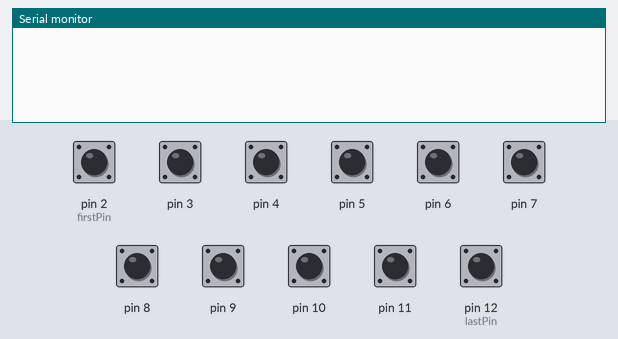
A program run on a simulated Arduino Nano, built with avr-gcc and run on an emulated ATmega328P. Parts: the last lines printed to the serial monitor. Inputs (shaded band) come from the test bench; at power-on: pin 2 (firstPin), pin 3–11, pin 12 (lastPin) HIGH.

Above: at 1.2 s.
1.3 s: pin 2 (firstPin) pulled LOW for 0.15 s
At 2.5 s:
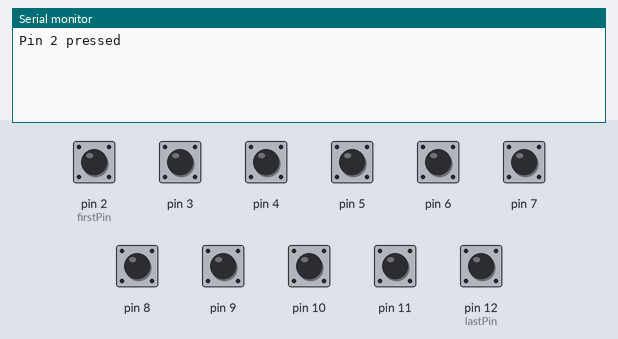
2.9 s: pin 3 pulled LOW for 0.15 s
At 3.7 s:
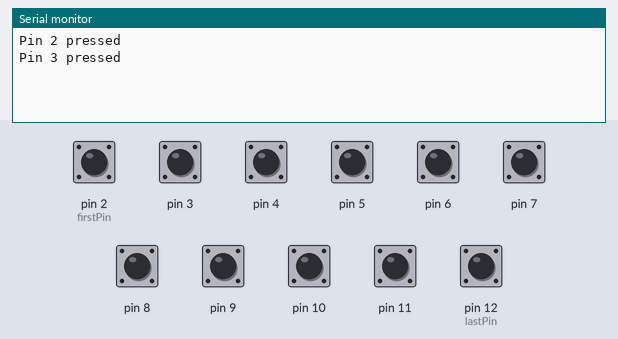
4.5 s: pin 4 pulled LOW for 0.15 s
At 4.9 s:
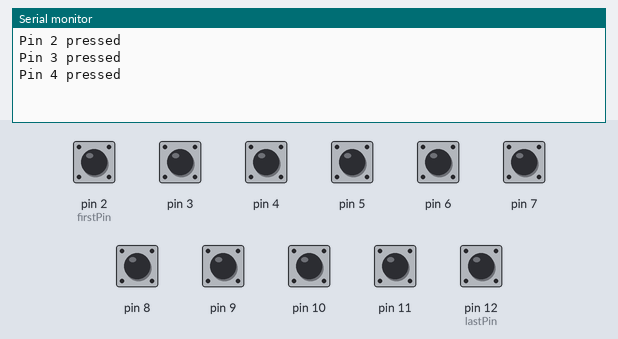
6.1 s: pin 5 pulled LOW for 0.15 s
At 7.3 s:
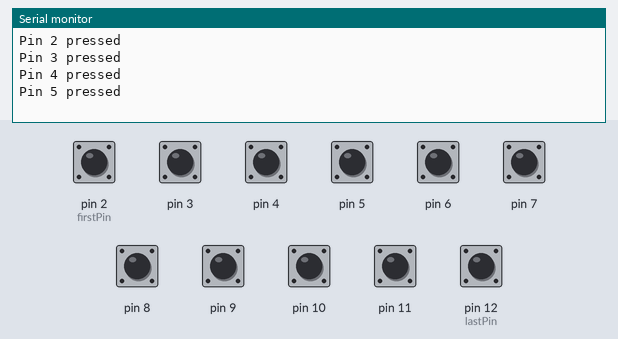
7.7 s: pin 6 pulled LOW for 0.15 s
At 8.6 s:
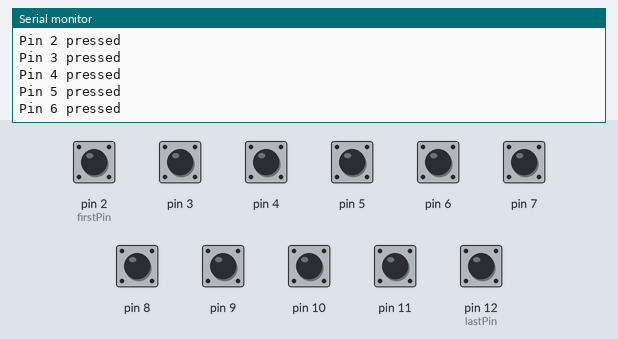
9.3 s: pin 7 pulled LOW for 0.15 s
At 9.8 s:
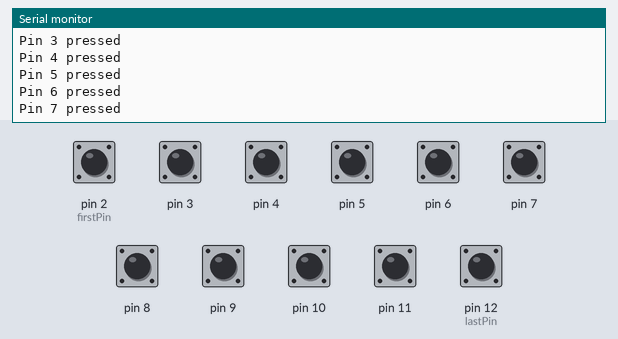
Timing chart, 0 to 11.9 s (numbered marks = the images above; inputs shaded):
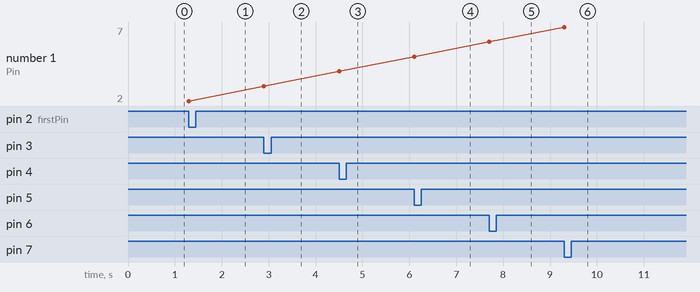

Measured:
- after the input at 1.3 s, the serial monitor: prints a new line at once (image 1)
- after the input at 2.9 s, the serial monitor: prints a new line at once (image 2)
- after the input at 4.5 s, the serial monitor: prints a new line at once (image 3)
- after the input at 6.1 s, the serial monitor: prints a new line at once (image 4)
- after the input at 7.7 s, the serial monitor: prints a new line at once (image 5)
- after the input at 9.3 s, the serial monitor: prints a new line at once (image 6)
- plotted number 1: 2 → 3 after the input at 2.9 s, 3 → 4 after the input at 4.5 s, 4 → 5 after the input at 6.1 s, 5 → 6 after the input at 7.7 s, 6 → 7 after the input at 9.3 s

The program:

main.cpp
```cpp
#include <Arduino.h>

const uint8_t firstPin = 2;
const uint8_t lastPin  = 12;

void setup() {
  Serial.begin(9600);

  for (uint8_t i = firstPin; i <= lastPin; i++) {
    pinMode(i, INPUT_PULLUP);  // Button between pin and GND
  }
}

void loop() {
  for (uint8_t i = firstPin; i <= lastPin; i++) {
    if (digitalRead(i) == LOW) {  // LOW = button pressed
      Serial.print("Pin ");
      Serial.print(i);
      Serial.println(" pressed");
      delay(200); // simple debounce + prevents spam
    }
  }
}
```
